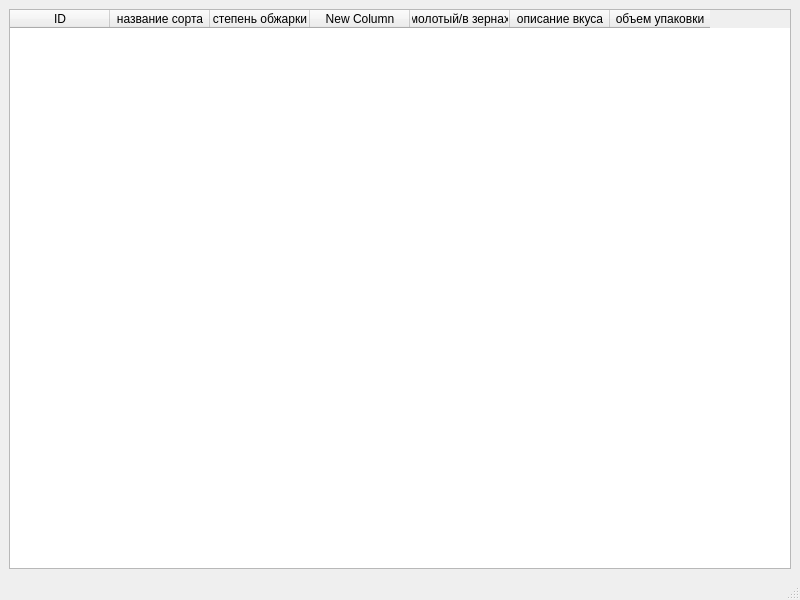
<?xml version="1.0" encoding="UTF-8"?>
<ui version="4.0">
 <class>MainWindow</class>
 <widget class="QMainWindow" name="MainWindow">
  <property name="geometry">
   <rect>
    <x>0</x>
    <y>0</y>
    <width>800</width>
    <height>600</height>
   </rect>
  </property>
  <property name="windowTitle">
   <string>MainWindow</string>
  </property>
  <widget class="QWidget" name="centralwidget">
   <layout class="QGridLayout" name="gridLayout_2">
    <item row="0" column="0">
     <layout class="QGridLayout" name="gridLayout">
      <item row="0" column="0">
       <widget class="QTableWidget" name="coffee_tableWidget">
        <column>
         <property name="text">
          <string>ID</string>
         </property>
        </column>
        <column>
         <property name="text">
          <string>название сорта</string>
         </property>
        </column>
        <column>
         <property name="text">
          <string>степень обжарки</string>
         </property>
        </column>
        <column>
         <property name="text">
          <string>New Column</string>
         </property>
        </column>
        <column>
         <property name="text">
          <string>молотый/в зернах</string>
         </property>
        </column>
        <column>
         <property name="text">
          <string>описание вкуса</string>
         </property>
        </column>
        <column>
         <property name="text">
          <string>объем упаковки</string>
         </property>
        </column>
       </widget>
      </item>
     </layout>
    </item>
   </layout>
  </widget>
  <widget class="QMenuBar" name="menubar">
   <property name="geometry">
    <rect>
     <x>0</x>
     <y>0</y>
     <width>800</width>
     <height>24</height>
    </rect>
   </property>
  </widget>
  <widget class="QStatusBar" name="statusbar"/>
 </widget>
 <resources/>
 <connections/>
</ui>
